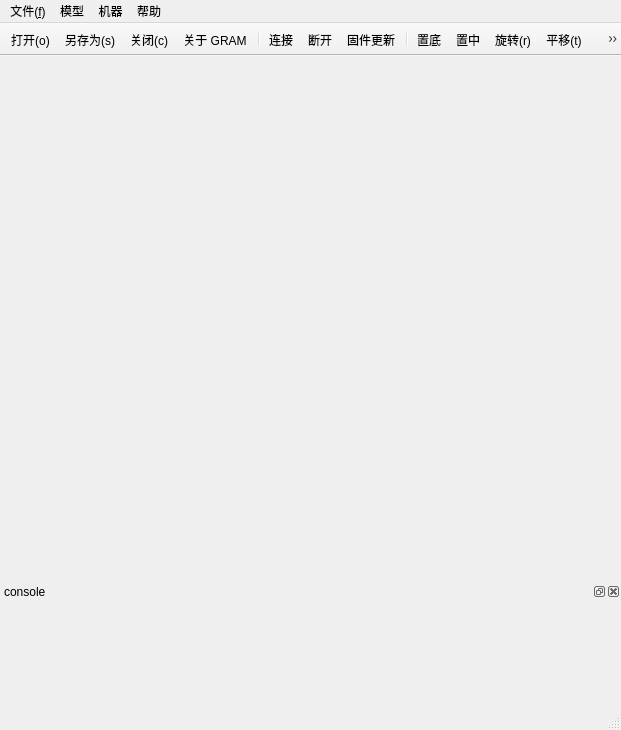
<?xml version="1.0" encoding="UTF-8"?>
<ui version="4.0">
 <class>MainWindow</class>
 <widget class="QMainWindow" name="MainWindow">
  <property name="geometry">
   <rect>
    <x>0</x>
    <y>0</y>
    <width>621</width>
    <height>730</height>
   </rect>
  </property>
  <property name="windowTitle">
   <string>GRAM</string>
  </property>
  <widget class="QWidget" name="centralwidget">
   <layout class="QVBoxLayout" name="verticalLayout">
    <property name="spacing">
     <number>1</number>
    </property>
    <property name="leftMargin">
     <number>1</number>
    </property>
    <property name="topMargin">
     <number>1</number>
    </property>
    <property name="rightMargin">
     <number>1</number>
    </property>
    <property name="bottomMargin">
     <number>1</number>
    </property>
    <item>
     <widget class="TriGLWidget" name="triWidget" native="true">
      <property name="sizePolicy">
       <sizepolicy hsizetype="Expanding" vsizetype="Expanding">
        <horstretch>0</horstretch>
        <verstretch>0</verstretch>
       </sizepolicy>
      </property>
     </widget>
    </item>
   </layout>
  </widget>
  <widget class="QMenuBar" name="menubar">
   <property name="geometry">
    <rect>
     <x>0</x>
     <y>0</y>
     <width>621</width>
     <height>23</height>
    </rect>
   </property>
   <widget class="QMenu" name="menuFlash">
    <property name="title">
     <string>文件(&amp;f)</string>
    </property>
    <addaction name="actionOpen"/>
    <addaction name="actionSaveAs"/>
    <addaction name="actionClose"/>
    <addaction name="separator"/>
    <addaction name="actionExit"/>
   </widget>
   <widget class="QMenu" name="menuPort">
    <property name="tearOffEnabled">
     <bool>false</bool>
    </property>
    <property name="title">
     <string>机器</string>
    </property>
    <addaction name="actionConn"/>
    <addaction name="actionDisconnect"/>
    <addaction name="separator"/>
    <addaction name="actionFirmware"/>
   </widget>
   <widget class="QMenu" name="menuHelp">
    <property name="title">
     <string>帮助</string>
    </property>
    <addaction name="actionAbout"/>
    <addaction name="actionConsole"/>
    <addaction name="actionClear_Console_2"/>
   </widget>
   <widget class="QMenu" name="menuModel">
    <property name="title">
     <string>模型</string>
    </property>
    <addaction name="actionType"/>
    <addaction name="separator"/>
    <addaction name="actionSlice"/>
    <addaction name="separator"/>
    <addaction name="actionPutOnPlatform"/>
    <addaction name="actionCenterOnPlatform"/>
    <addaction name="separator"/>
    <addaction name="actionTranslateManual"/>
    <addaction name="actionScaleManual"/>
    <addaction name="actionRotateManual"/>
    <addaction name="action_restore"/>
   </widget>
   <addaction name="menuFlash"/>
   <addaction name="menuModel"/>
   <addaction name="menuPort"/>
   <addaction name="menuHelp"/>
  </widget>
  <widget class="QStatusBar" name="status"/>
  <widget class="QDockWidget" name="dockWidget">
   <property name="sizePolicy">
    <sizepolicy hsizetype="Preferred" vsizetype="Fixed">
     <horstretch>0</horstretch>
     <verstretch>0</verstretch>
    </sizepolicy>
   </property>
   <property name="minimumSize">
    <size>
     <width>100</width>
     <height>126</height>
    </size>
   </property>
   <property name="windowTitle">
    <string>console</string>
   </property>
   <attribute name="dockWidgetArea">
    <number>8</number>
   </attribute>
   <widget class="QWidget" name="dockWidgetContents">
    <property name="sizePolicy">
     <sizepolicy hsizetype="Preferred" vsizetype="Fixed">
      <horstretch>0</horstretch>
      <verstretch>0</verstretch>
     </sizepolicy>
    </property>
    <property name="minimumSize">
     <size>
      <width>0</width>
      <height>100</height>
     </size>
    </property>
    <layout class="QHBoxLayout" name="horizontalLayout">
     <property name="spacing">
      <number>5</number>
     </property>
     <property name="leftMargin">
      <number>1</number>
     </property>
     <property name="topMargin">
      <number>1</number>
     </property>
     <property name="rightMargin">
      <number>1</number>
     </property>
     <property name="bottomMargin">
      <number>1</number>
     </property>
     <item>
      <widget class="ConsoleWidget" name="log" native="true">
       <property name="sizePolicy">
        <sizepolicy hsizetype="Preferred" vsizetype="Preferred">
         <horstretch>0</horstretch>
         <verstretch>0</verstretch>
        </sizepolicy>
       </property>
      </widget>
     </item>
     <item>
      <widget class="ConsoleWidget" name="console" native="true">
       <property name="sizePolicy">
        <sizepolicy hsizetype="Preferred" vsizetype="Preferred">
         <horstretch>0</horstretch>
         <verstretch>0</verstretch>
        </sizepolicy>
       </property>
      </widget>
     </item>
    </layout>
   </widget>
  </widget>
  <widget class="QToolBar" name="toolBar">
   <property name="enabled">
    <bool>true</bool>
   </property>
   <property name="windowTitle">
    <string>toolBar</string>
   </property>
   <property name="movable">
    <bool>false</bool>
   </property>
   <property name="iconSize">
    <size>
     <width>30</width>
     <height>30</height>
    </size>
   </property>
   <property name="floatable">
    <bool>false</bool>
   </property>
   <attribute name="toolBarArea">
    <enum>TopToolBarArea</enum>
   </attribute>
   <attribute name="toolBarBreak">
    <bool>false</bool>
   </attribute>
   <addaction name="actionOpen"/>
   <addaction name="actionSaveAs"/>
   <addaction name="actionClose"/>
   <addaction name="actionAbout"/>
   <addaction name="separator"/>
   <addaction name="actionConn"/>
   <addaction name="actionDisconnect"/>
   <addaction name="actionFirmware"/>
   <addaction name="separator"/>
   <addaction name="actionPutOnPlatform"/>
   <addaction name="actionCenterOnPlatform"/>
   <addaction name="actionRotateManual"/>
   <addaction name="actionTranslateManual"/>
   <addaction name="actionScaleManual"/>
   <addaction name="action_restore"/>
   <addaction name="separator"/>
   <addaction name="actionSlice"/>
  </widget>
  <action name="actionOpen">
   <property name="icon">
    <iconset resource="qrc.qrc">
     <normaloff>:/images/open.png</normaloff>:/images/open.png</iconset>
   </property>
   <property name="text">
    <string>打开(&amp;o)</string>
   </property>
   <property name="toolTip">
    <string>打开模型(o)</string>
   </property>
   <property name="shortcut">
    <string>Ctrl+O</string>
   </property>
  </action>
  <action name="actionClose">
   <property name="icon">
    <iconset resource="qrc.qrc">
     <normaloff>:/images/close.png</normaloff>:/images/close.png</iconset>
   </property>
   <property name="text">
    <string>关闭(&amp;c)</string>
   </property>
   <property name="toolTip">
    <string>关闭模型(c)</string>
   </property>
   <property name="shortcut">
    <string>Ctrl+C</string>
   </property>
  </action>
  <action name="actionExit">
   <property name="icon">
    <iconset resource="qrc.qrc">
     <normaloff>:/images/exit.png</normaloff>:/images/exit.png</iconset>
   </property>
   <property name="text">
    <string>退出(&amp;q)</string>
   </property>
   <property name="toolTip">
    <string>退出(q)</string>
   </property>
   <property name="shortcut">
    <string>Ctrl+Q</string>
   </property>
  </action>
  <action name="actionPerference">
   <property name="text">
    <string>Preference</string>
   </property>
  </action>
  <action name="actionSaveAs">
   <property name="icon">
    <iconset resource="qrc.qrc">
     <normaloff>:/images/saveas.png</normaloff>:/images/saveas.png</iconset>
   </property>
   <property name="text">
    <string>另存为(&amp;s)</string>
   </property>
   <property name="toolTip">
    <string>另存模型(s)</string>
   </property>
   <property name="shortcut">
    <string>Ctrl+S</string>
   </property>
  </action>
  <action name="actionConn">
   <property name="enabled">
    <bool>true</bool>
   </property>
   <property name="icon">
    <iconset resource="qrc.qrc">
     <normaloff>:/images/connect.png</normaloff>:/images/connect.png</iconset>
   </property>
   <property name="text">
    <string>连接</string>
   </property>
  </action>
  <action name="actionFirmware">
   <property name="enabled">
    <bool>true</bool>
   </property>
   <property name="icon">
    <iconset resource="qrc.qrc">
     <normaloff>:/images/update.png</normaloff>:/images/update.png</iconset>
   </property>
   <property name="text">
    <string>固件更新</string>
   </property>
  </action>
  <action name="actionReboot">
   <property name="text">
    <string>Reboot</string>
   </property>
  </action>
  <action name="actionAbout">
   <property name="icon">
    <iconset resource="qrc.qrc">
     <normaloff>:/images/help.png</normaloff>:/images/help.png</iconset>
   </property>
   <property name="text">
    <string>关于 GRAM</string>
   </property>
   <property name="toolTip">
    <string>关于GRAM 3D 打印机</string>
   </property>
  </action>
  <action name="actionClear_Console">
   <property name="text">
    <string>Clear Console</string>
   </property>
  </action>
  <action name="actionQuery_status">
   <property name="text">
    <string>query status</string>
   </property>
  </action>
  <action name="actionUnlock">
   <property name="text">
    <string>unlock</string>
   </property>
  </action>
  <action name="actionLock">
   <property name="text">
    <string>lock</string>
   </property>
  </action>
  <action name="actionSet_sector_5">
   <property name="text">
    <string>set sector 5</string>
   </property>
  </action>
  <action name="actionSector_erase">
   <property name="text">
    <string>sector erase</string>
   </property>
  </action>
  <action name="actionSector_write">
   <property name="text">
    <string>sector write</string>
   </property>
  </action>
  <action name="actionSave">
   <property name="text">
    <string>Save</string>
   </property>
  </action>
  <action name="actionTranslate">
   <property name="text">
    <string>Translate</string>
   </property>
  </action>
  <action name="actionView">
   <property name="checked">
    <bool>false</bool>
   </property>
   <property name="text">
    <string>View</string>
   </property>
  </action>
  <action name="actionPut_on_platform">
   <property name="text">
    <string>Put on platform</string>
   </property>
  </action>
  <action name="actionCenter_on_platform">
   <property name="text">
    <string>Center on platform</string>
   </property>
  </action>
  <action name="actionScale">
   <property name="text">
    <string>Scale</string>
   </property>
  </action>
  <action name="actionScaleManual">
   <property name="icon">
    <iconset resource="qrc.qrc">
     <normaloff>:/images/scale.png</normaloff>:/images/scale.png</iconset>
   </property>
   <property name="text">
    <string>缩放(&amp;a)</string>
   </property>
   <property name="toolTip">
    <string>缩放(a)</string>
   </property>
  </action>
  <action name="actionRotateManual">
   <property name="icon">
    <iconset resource="qrc.qrc">
     <normaloff>:/images/turn.png</normaloff>:/images/turn.png</iconset>
   </property>
   <property name="text">
    <string>旋转(&amp;r)</string>
   </property>
  </action>
  <action name="actionTranslateManual">
   <property name="icon">
    <iconset resource="qrc.qrc">
     <normaloff>:/images/move.png</normaloff>:/images/move.png</iconset>
   </property>
   <property name="text">
    <string>平移(&amp;t)</string>
   </property>
  </action>
  <action name="actionPutOnPlatform">
   <property name="icon">
    <iconset resource="qrc.qrc">
     <normaloff>:/images/bottom.png</normaloff>:/images/bottom.png</iconset>
   </property>
   <property name="text">
    <string>置底</string>
   </property>
  </action>
  <action name="actionCenterOnPlatform">
   <property name="icon">
    <iconset resource="qrc.qrc">
     <normaloff>:/images/center.png</normaloff>:/images/center.png</iconset>
   </property>
   <property name="text">
    <string>置中</string>
   </property>
  </action>
  <action name="actionConfig">
   <property name="text">
    <string>Config</string>
   </property>
  </action>
  <action name="actionSlice">
   <property name="icon">
    <iconset resource="qrc.qrc">
     <normaloff>:/images/Slicer.png</normaloff>:/images/Slicer.png</iconset>
   </property>
   <property name="text">
    <string>切片操作(&amp;m)</string>
   </property>
   <property name="toolTip">
    <string>打开切片操作对话框</string>
   </property>
   <property name="shortcut">
    <string>Ctrl+M</string>
   </property>
  </action>
  <action name="actionPrint">
   <property name="text">
    <string>Print</string>
   </property>
  </action>
  <action name="actionDisconnect">
   <property name="enabled">
    <bool>true</bool>
   </property>
   <property name="icon">
    <iconset resource="qrc.qrc">
     <normaloff>:/images/disconnect.png</normaloff>:/images/disconnect.png</iconset>
   </property>
   <property name="text">
    <string>断开</string>
   </property>
  </action>
  <action name="actionConsole">
   <property name="text">
    <string>控制台</string>
   </property>
  </action>
  <action name="actionClear_Console_2">
   <property name="text">
    <string>清空控制台</string>
   </property>
  </action>
  <action name="action_restore">
   <property name="icon">
    <iconset resource="qrc.qrc">
     <normaloff>:/images/restore.png</normaloff>:/images/restore.png</iconset>
   </property>
   <property name="text">
    <string>返回</string>
   </property>
   <property name="toolTip">
    <string>返回原模型</string>
   </property>
   <property name="shortcut">
    <string>Ctrl+R</string>
   </property>
  </action>
  <action name="actionType">
   <property name="checkable">
    <bool>true</bool>
   </property>
   <property name="text">
    <string>机器型号</string>
   </property>
   <property name="toolTip">
    <string>选择机器型号</string>
   </property>
   <property name="shortcut">
    <string>Shift+T</string>
   </property>
  </action>
 </widget>
 <customwidgets>
  <customwidget>
   <class>ConsoleWidget</class>
   <extends>QWidget</extends>
   <header>consolewidget/consolewidget.h</header>
   <container>1</container>
  </customwidget>
  <customwidget>
   <class>TriGLWidget</class>
   <extends>QWidget</extends>
   <header>triglwidget.h</header>
   <container>1</container>
  </customwidget>
 </customwidgets>
 <resources>
  <include location="qrc.qrc"/>
 </resources>
 <connections/>
</ui>
